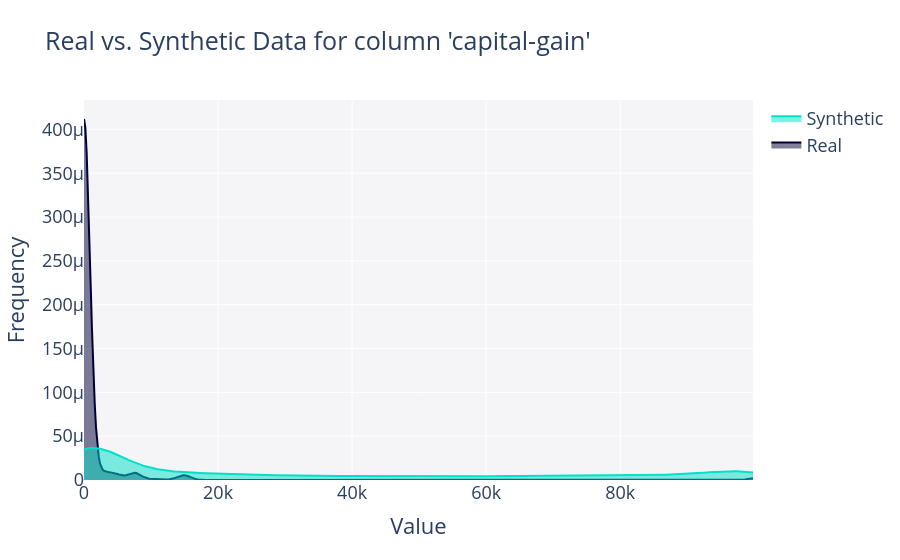

The notebook cell this image was saved under:
### Code cell
get_column_plot(
    real_data=df_train,
    synthetic_data=df_train_synth_gc,
    column_name="capital-gain",
    plot_type="distplot",
).show(renderer="vscode")

### Figure 1 — Plotly figure (JSON) as saved in the notebook; plotly's stock layout.template omitted (floating-point values rounded to 4 significant figures; data arrays with more than 128 entries replaced by an {"elided": "..."} marker saying what was removed)
{"data": [{"fill": "tozeroy", "hovertemplate": "<b>Real</b><br>Frequency: %{y}<extra></extra>", "legendgroup": "Real", "marker": {"color": "#000036"}, "mode": "lines", "name": "Real", "showlegend": true, "type": "scatter", "x": {"elided": "500 float values"}, "xaxis": "x", "y": {"elided": "500 float values"}, "yaxis": "y"}, {"fill": "tozeroy", "hovertemplate": "<b>Synthetic</b><br>Frequency: %{y}<extra></extra>", "legendgroup": "Synthetic", "marker": {"color": "#01E0C9"}, "mode": "lines", "name": "Synthetic", "showlegend": true, "type": "scatter", "x": {"elided": "500 float values"}, "xaxis": "x", "y": {"elided": "500 float values"}, "yaxis": "y"}], "layout": {"barmode": "overlay", "font": {"size": 18}, "hovermode": "closest", "legend": {"traceorder": "reversed"}, "plot_bgcolor": "#F5F5F8", "title": {"text": "Real vs. Synthetic Data for column 'capital-gain'"}, "xaxis": {"anchor": "y2", "domain": [0, 1], "title": {"text": "Value"}, "zeroline": false}, "yaxis": {"anchor": "free", "domain": [0, 1], "position": 0, "title": {"text": "Frequency"}}}}
